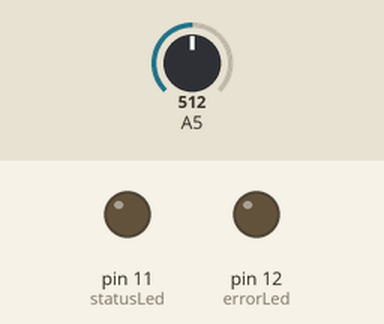
Recording of a sketch running on a simulated Arduino Uno, built with avr-gcc and run on an emulated ATmega328P. Parts: output pins drawn as LEDs (lit = HIGH). The inputs (shaded band) are chosen by the test bench; at power-on: A5 = 512. What the sketch prints to the serial monitor is not drawn.

Above: at 2.5 s.
At 5.12 s:
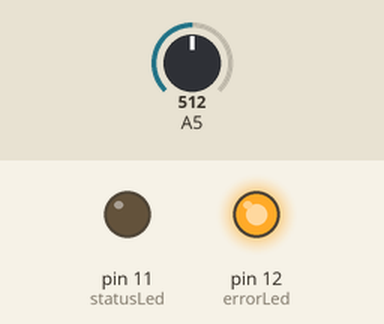
Timing chart, 0 to 8.1 s (numbered marks = the images above):
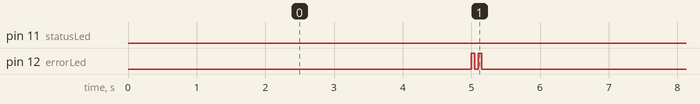

Measured:
- by itself, pin 11 (statusLed): LOW → HIGH at 18.5 s, → LOW 0.10 s later, → HIGH 6.2 s later, → LOW 0.10 s later, … (36 changes in this stretch)
- by itself, pin 12 (errorLed): repeats every 6.2 s: LOW 0.05 s, HIGH 0.05 s, LOW 6.0 s, HIGH 0.05 s

The sketch:

Series1_Tx.ino
```cpp
//Understand and test this script on an Uno to send data

//Unfortunately the Arduino Yun board does not support Serial

/**
 * Copyright (c) 2009 Andrew Rapp. All rights reserved.
 *
 * This file is part of XBee-Arduino.
 *
 * XBee-Arduino is free software: you can redistribute it and/or modify
 * it under the terms of the GNU General Public License as published by
 * the Free Software Foundation, either version 3 of the License, or
 * (at your option) any later version.
 *
 * XBee-Arduino is distributed in the hope that it will be useful,
 * but WITHOUT ANY WARRANTY; without even the implied warranty of
 * MERCHANTABILITY or FITNESS FOR A PARTICULAR PURPOSE.  See the
 * GNU General Public License for more details.
 *
 * You should have received a copy of the GNU General Public License
 * along with XBee-Arduino.  If not, see <http://www.gnu.org/licenses/>.
 */

#include <XBee.h>

/*
This example is for Series 1 XBee
Sends a TX16 or a TX64 request with the value of analogRead(pin5) and checks the status response for success
Note: In my testing it took about 15 seconds for the XBee to start reporting success, so I've added a startup delay
*/

XBee xbee = XBee();

unsigned long start = millis();

// allocate two bytes for to hold a 10-bit analog reading
uint8_t payload[] = { 0, 0 };

// with Series 1 you can use either 16-bit or 64-bit addressing

// 16-bit addressing: Enter address of remote XBee, typically the coordinator
/*Tx16Request tx = Tx16Request(0x1874, payload, sizeof(payload));*/// I commented this

// 64-bit addressing: This is the SH + SL address of remote XBee                   //My comment: Its the Yun's XBee SH+SL address - 0x13a200 0x40b4db0b
XBeeAddress64 addr64 = XBeeAddress64(0x0013a200, 0x40b4db0b);                     //I uncommented this and set the MAC address of our devices
// unless you have MY on the receiving radio set to FFFF, this will be received as a RX16 packet
Tx64Request tx = Tx64Request(addr64, payload, sizeof(payload));                   //A packet is created that will be sent//I uncommented this

TxStatusResponse txStatus = TxStatusResponse();                                   //Represents a Series 1 TX Status packet

int pin5 = 0;

int statusLed = 11;
int errorLed = 12;

void flashLed(int pin, int times, int wait) {

    for (int i = 0; i < times; i++) {
      digitalWrite(pin, HIGH);
      delay(wait);
      digitalWrite(pin, LOW);

      if (i + 1 < times) {
        delay(wait);
      }
    }
}

void setup() {
  pinMode(statusLed, OUTPUT);
  pinMode(errorLed, OUTPUT);
  Serial.begin(9600);
  xbee.setSerial(Serial);
}

void loop() {

   // start transmitting after a startup delay.  Note: this will rollover to 0 eventually so not best way to handle
    if (millis() - start > 15000) {
      // break down 10-bit reading into two bytes and place in payload
      pin5 = analogRead(5);
      payload[0] = pin5 >> 8 & 0xff;
      payload[1] = pin5 & 0xff;

      xbee.send(tx);

      // flash TX indicator
      flashLed(statusLed, 1, 100);
    }

    // after sending a tx request, we expect a status response
    // wait up to 5 seconds for the status response
    if (xbee.readPacket(5000)) {
        // got a response!

        // should be a znet tx status
    	if (xbee.getResponse().getApiId() == TX_STATUS_RESPONSE) {

    	   xbee.getResponse().getTxStatusResponse(txStatus);

    	   // get the delivery status, the fifth byte
           if (txStatus.getStatus() == SUCCESS) {
            	// success.  time to celebrate
             	flashLed(statusLed, 5, 50);
              Serial.println("success.  time to celebrate");                            //I added this
           } else {
            	// the remote XBee did not receive our packet. is it powered on?
             	flashLed(errorLed, 3, 500);
              Serial.println("the remote XBee did not receive our packet. is it powered on?");          //I added this
           }
        }
    } else if (xbee.getResponse().isError()) {
      //nss.print("Error reading packet.  Error code: ");
      //nss.println(xbee.getResponse().getErrorCode());
      // or flash error led
    } else {
      // local XBee did not provide a timely TX Status Response.  Radio is not configured properly or connected
      flashLed(errorLed, 2, 50);
    }

    delay(1000);
}
```
